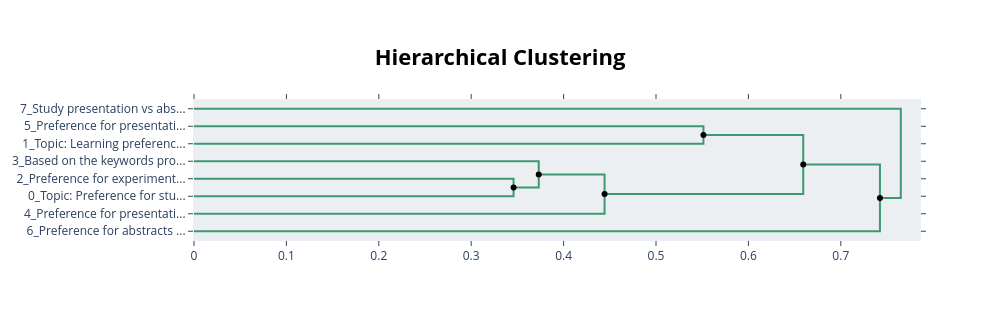

Notebook source saved alongside this figure:
### Code cell
hierarchical_topics = topic_model.hierarchical_topics(q1)
topic_model.visualize_hierarchy(hierarchical_topics=hierarchical_topics)

### Figure 1 — Plotly figure (JSON) as saved in the notebook; plotly's stock layout.template omitted (floating-point values rounded to 4 significant figures)
{"data": [{"hoverinfo": "text", "marker": {"color": "rgb(61,153,112)"}, "mode": "lines", "text": ["Preference for presentations over abstracts", "", "", "Topic: Learning preference for presentations"], "type": "scatter", "x": [0.0, 0.5513, 0.5513, 0.0], "xaxis": "x", "y": [-15.0, -15.0, -25.0, -25.0], "yaxis": "y"}, {"hoverinfo": "text", "marker": {"color": "rgb(61,153,112)"}, "mode": "lines", "text": ["Preference for experimental presentations", "", "", "Topic: Preference for study materials"], "type": "scatter", "x": [0.0, 0.3458, 0.3458, 0.0], "xaxis": "x", "y": [-45.0, -45.0, -55.0, -55.0], "yaxis": "y"}, {"hoverinfo": "text", "marker": {"color": "rgb(61,153,112)"}, "mode": "lines", "text": ["Based on the keywords provided, the possible topic could be:", "", "", "Preference for extended abstract (design)"], "type": "scatter", "x": [0.0, 0.3731, 0.3731, 0.3458], "xaxis": "x", "y": [-35.0, -35.0, -50.0, -50.0], "yaxis": "y"}, {"hoverinfo": "text", "marker": {"color": "rgb(61,153,112)"}, "mode": "lines", "text": ["Preference for study materials", "", "", "Preference for presentation over abstract for experiments"], "type": "scatter", "x": [0.3731, 0.4443, 0.4443, 0.0], "xaxis": "x", "y": [-42.5, -42.5, -65.0, -65.0], "yaxis": "y"}, {"hoverinfo": "text", "marker": {"color": "rgb(61,153,112)"}, "mode": "lines", "text": ["Preference for visual presentations", "", "", "Preference for experiment presentation"], "type": "scatter", "x": [0.5513, 0.6593, 0.6593, 0.4443], "xaxis": "x", "y": [-20.0, -20.0, -53.75, -53.75], "yaxis": "y"}, {"hoverinfo": "text", "marker": {"color": "rgb(61,153,112)"}, "mode": "lines", "text": ["Preference for presentation format", "", "", "Preference for abstracts in studies"], "type": "scatter", "x": [0.6593, 0.7424, 0.7424, 0.0], "xaxis": "x", "y": [-36.88, -36.88, -75.0, -75.0], "yaxis": "y"}, {"hoverinfo": "text", "marker": {"color": "rgb(61,153,112)"}, "mode": "lines", "text": ["Study presentation vs abstract preferences", "", "", "Preference for study materials"], "type": "scatter", "x": [0.0, 0.7649, 0.7649, 0.7424], "xaxis": "x", "y": [-5.0, -5.0, -55.94, -55.94], "yaxis": "y"}, {"hoverinfo": "text", "hovertext": ["Preference for study materials", "Preference for visual presentations", "Preference for presentation format"], "marker": {"color": "black"}, "mode": "markers", "showlegend": false, "type": "scatter", "x": [0.3731, 0.5513, 0.6593], "y": [-42.5, -20, -36.88]}, {"hoverinfo": "text", "hovertext": ["Preference for extended abstract (design)", "Preference for experiment presentation", "Preference for study materials"], "marker": {"color": "black"}, "mode": "markers", "showlegend": false, "type": "scatter", "x": [0.3458, 0.4443, 0.7424], "y": [-50, -53.75, -55.94]}], "layout": {"autosize": false, "height": 320, "hoverlabel": {"bgcolor": "white", "font": {"family": "Rockwell", "size": 16}}, "hovermode": "closest", "plot_bgcolor": "#ECEFF1", "showlegend": false, "title": {"font": {"color": "Black", "size": 22}, "text": "<b>Hierarchical Clustering</b>", "x": 0.5, "xanchor": "center", "yanchor": "top"}, "width": 1000, "xaxis": {"mirror": "allticks", "rangemode": "tozero", "showgrid": false, "showline": true, "showticklabels": true, "ticks": "outside", "type": "linear", "zeroline": false}, "yaxis": {"mirror": "allticks", "range": [-80, 0], "rangemode": "tozero", "showgrid": false, "showline": true, "showticklabels": true, "tickmode": "array", "ticks": "outside", "ticktext": ["7_Study presentation vs abs...", "5_Preference for presentati...", "1_Topic: Learning preferenc...", "3_Based on the keywords pro...", "2_Preference for experiment...", "0_Topic: Preference for stu...", "4_Preference for presentati...", "6_Preference for abstracts ..."], "tickvals": [-5, -15, -25, -35, -45, -55, -65, -75], "type": "linear", "zeroline": false}}}
